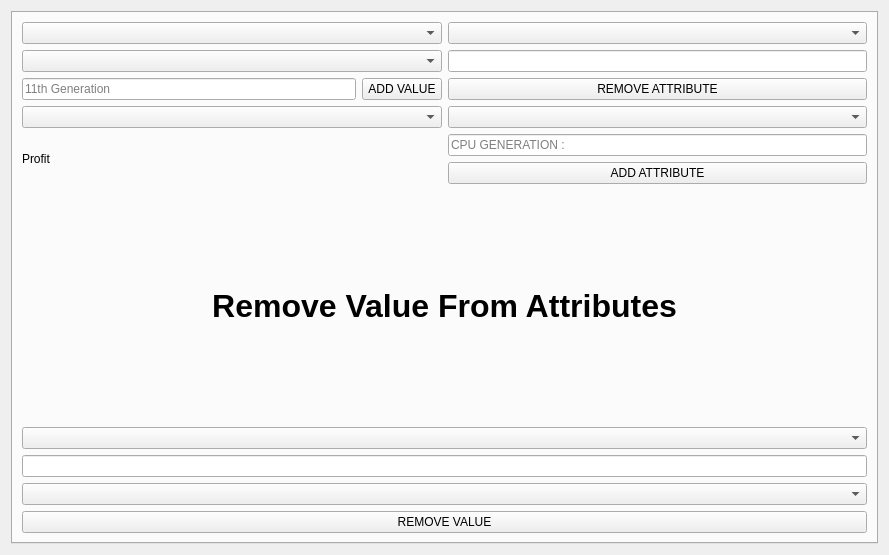
<?xml version="1.0" encoding="UTF-8"?>
<ui version="4.0">
 <class>Home</class>
 <widget class="QWidget" name="Home">
  <property name="geometry">
   <rect>
    <x>0</x>
    <y>0</y>
    <width>889</width>
    <height>555</height>
   </rect>
  </property>
  <property name="windowTitle">
   <string>Form</string>
  </property>
  <layout class="QGridLayout" name="gridLayout">
   <item row="0" column="0">
    <widget class="QTabWidget" name="tabWidget">
     <property name="currentIndex">
      <number>0</number>
     </property>
     <property name="tabBarAutoHide">
      <bool>true</bool>
     </property>
     <widget class="QWidget" name="tab">
      <attribute name="title">
       <string>Tab 1</string>
      </attribute>
      <layout class="QGridLayout" name="gridLayout_2">
       <item row="0" column="0">
        <layout class="QVBoxLayout" name="verticalLayout">
         <item>
          <widget class="QComboBox" name="cb_attrib_add_val"/>
         </item>
         <item>
          <widget class="QComboBox" name="cb_branch"/>
         </item>
         <item>
          <layout class="QHBoxLayout" name="horizontalLayout_2">
           <item>
            <widget class="QLineEdit" name="le_attrib_add_val">
             <property name="placeholderText">
              <string>11th Generation</string>
             </property>
            </widget>
           </item>
           <item>
            <widget class="QPushButton" name="btn_attrib_add_val">
             <property name="text">
              <string>ADD VALUE</string>
             </property>
            </widget>
           </item>
          </layout>
         </item>
        </layout>
       </item>
       <item row="0" column="1">
        <layout class="QVBoxLayout" name="verticalLayout_4">
         <item>
          <widget class="QComboBox" name="cb_branches_remove_attr"/>
         </item>
         <item>
          <widget class="QLineEdit" name="le_remove_attrib"/>
         </item>
         <item>
          <widget class="QPushButton" name="btn_remove_attrib">
           <property name="text">
            <string>REMOVE ATTRIBUTE</string>
           </property>
          </widget>
         </item>
        </layout>
       </item>
       <item row="1" column="0">
        <layout class="QVBoxLayout" name="verticalLayout_2">
         <item>
          <widget class="QComboBox" name="cb_branch_list"/>
         </item>
         <item>
          <layout class="QHBoxLayout" name="horizontalLayout_3">
           <item>
            <widget class="QLabel" name="label">
             <property name="text">
              <string>Profit</string>
             </property>
            </widget>
           </item>
           <item>
            <widget class="QLabel" name="label_profit">
             <property name="text">
              <string/>
             </property>
            </widget>
           </item>
          </layout>
         </item>
        </layout>
       </item>
       <item row="1" column="1">
        <layout class="QVBoxLayout" name="verticalLayout_5">
         <item>
          <widget class="QComboBox" name="cb_branch_add_attribs"/>
         </item>
         <item>
          <widget class="QLineEdit" name="le_add_attrib">
           <property name="text">
            <string/>
           </property>
           <property name="placeholderText">
            <string>CPU GENERATION :</string>
           </property>
          </widget>
         </item>
         <item>
          <widget class="QPushButton" name="btn_add_attrib">
           <property name="text">
            <string>ADD ATTRIBUTE</string>
           </property>
          </widget>
         </item>
        </layout>
       </item>
       <item row="2" column="0" colspan="2">
        <layout class="QVBoxLayout" name="verticalLayout_3">
         <item>
          <widget class="QLabel" name="label_2">
           <property name="font">
            <font>
             <pointsize>24</pointsize>
             <weight>75</weight>
             <bold>true</bold>
            </font>
           </property>
           <property name="text">
            <string>Remove Value From Attributes</string>
           </property>
           <property name="alignment">
            <set>Qt::AlignCenter</set>
           </property>
          </widget>
         </item>
         <item>
          <widget class="QComboBox" name="cb_attrib_remove_val"/>
         </item>
         <item>
          <widget class="QLineEdit" name="le_attrib_remove_val"/>
         </item>
         <item>
          <widget class="QComboBox" name="cb_branches_remove_attr_val"/>
         </item>
         <item>
          <widget class="QPushButton" name="btn_attrib_remove_val">
           <property name="text">
            <string>REMOVE VALUE</string>
           </property>
          </widget>
         </item>
        </layout>
       </item>
      </layout>
     </widget>
    </widget>
   </item>
  </layout>
 </widget>
 <resources/>
 <connections/>
</ui>
